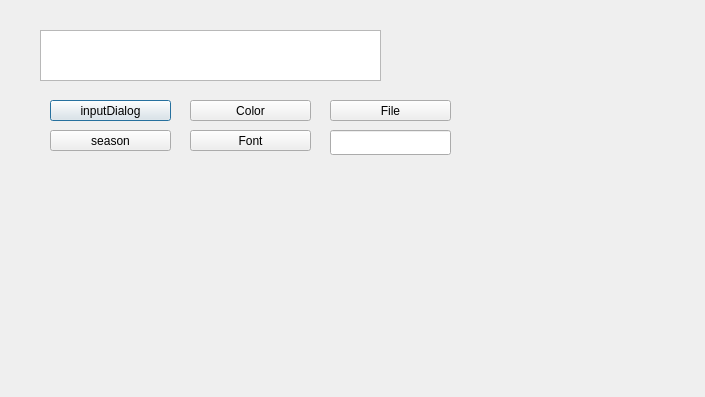
<?xml version="1.0" encoding="UTF-8"?>
<ui version="4.0">
 <class>Dialog</class>
 <widget class="QDialog" name="Dialog">
  <property name="geometry">
   <rect>
    <x>0</x>
    <y>0</y>
    <width>705</width>
    <height>397</height>
   </rect>
  </property>
  <property name="windowTitle">
   <string>Dialog</string>
  </property>
  <widget class="QTextEdit" name="textEdit">
   <property name="geometry">
    <rect>
     <x>40</x>
     <y>30</y>
     <width>341</width>
     <height>51</height>
    </rect>
   </property>
   <property name="readOnly">
    <bool>true</bool>
   </property>
  </widget>
  <widget class="QPushButton" name="btnInput">
   <property name="geometry">
    <rect>
     <x>50</x>
     <y>100</y>
     <width>121</width>
     <height>21</height>
    </rect>
   </property>
   <property name="text">
    <string>inputDialog</string>
   </property>
  </widget>
  <widget class="QPushButton" name="btnSeason">
   <property name="geometry">
    <rect>
     <x>50</x>
     <y>130</y>
     <width>121</width>
     <height>21</height>
    </rect>
   </property>
   <property name="text">
    <string>season</string>
   </property>
  </widget>
  <widget class="QPushButton" name="btnColor">
   <property name="geometry">
    <rect>
     <x>190</x>
     <y>100</y>
     <width>121</width>
     <height>21</height>
    </rect>
   </property>
   <property name="text">
    <string>Color</string>
   </property>
  </widget>
  <widget class="QPushButton" name="btnFont">
   <property name="geometry">
    <rect>
     <x>190</x>
     <y>130</y>
     <width>121</width>
     <height>21</height>
    </rect>
   </property>
   <property name="text">
    <string>Font</string>
   </property>
  </widget>
  <widget class="QPushButton" name="btnFile">
   <property name="geometry">
    <rect>
     <x>330</x>
     <y>100</y>
     <width>121</width>
     <height>21</height>
    </rect>
   </property>
   <property name="text">
    <string>File</string>
   </property>
  </widget>
  <widget class="QLineEdit" name="lineEdit">
   <property name="geometry">
    <rect>
     <x>330</x>
     <y>130</y>
     <width>121</width>
     <height>25</height>
    </rect>
   </property>
  </widget>
 </widget>
 <resources/>
 <connections/>
</ui>
